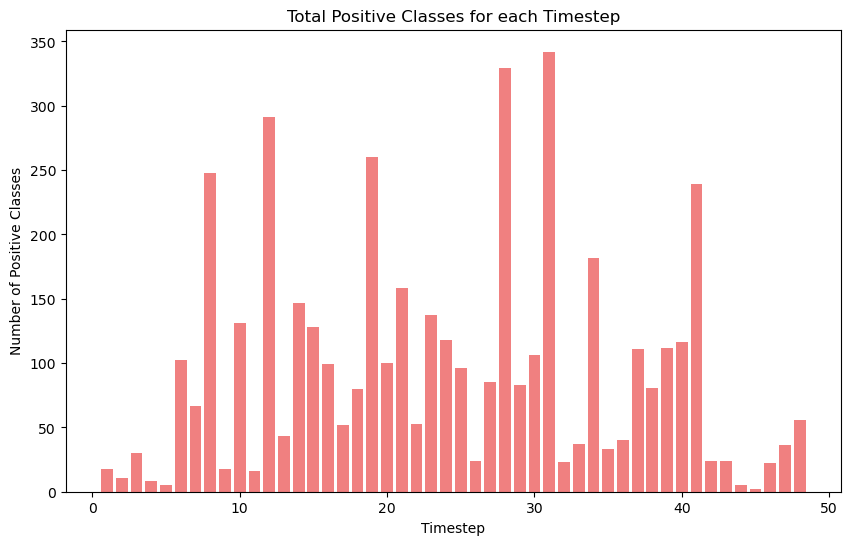

The script that drew this image:
import matplotlib.pyplot as plt

# Define the data
data = [18, 11, 30, 8, 5, 102, 67, 248, 18, 131, 16, 291, 43, 147, 128, 99, 52, 80, 260, 100, 158, 53, 137, 118, 96, 24, 85, 329, 83, 106, 342, 23, 37, 182, 33, 40, 111, 81, 112, 116, 239, 24, 24, 5, 2, 22, 36, 56]

# Create a plot of the total 1s
plt.figure(figsize=(10, 6))
plt.bar(range(1, len(data) + 1), data, color='lightcoral')
plt.xlabel('Timestep')
plt.ylabel('Number of Positive Classes')
plt.title('Total Positive Classes for each Timestep')
plt.show()
